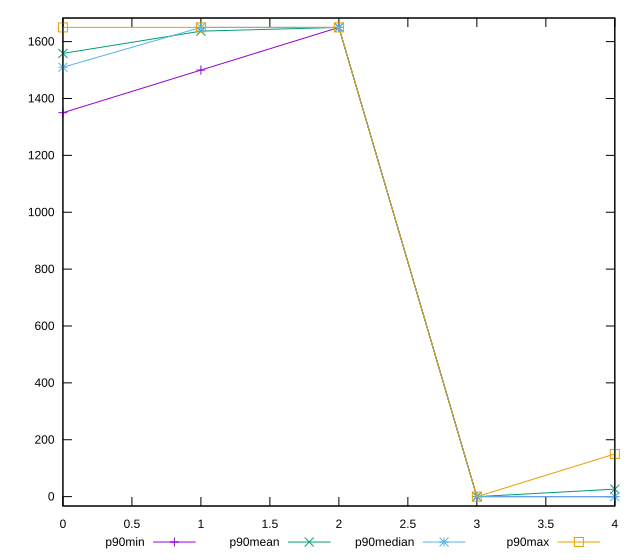

Generate this figure with gnuplot:
reset

$p90Min <<EOF
0 1350
1 1500
2 1650
3 0
4 0
EOF

$p90Mean <<EOF
0 1558.5714285714287
1 1636.8131868131868
2 1650
3 0
4 26.373626373626372
EOF

$p90Median <<EOF
0 1510
1 1650
2 1650
3 0
4 0
EOF

$p90Max <<EOF
0 1650
1 1650
2 1650
3 0
4 150
EOF

set key outside below
set xrange [0:4]
set yrange [-33:1683]
set trange [-33:1683]
set terminal svg size 640, 560 enhanced background rgb 'white'
set output "report_00009_2021-02-08T22-37-41.559Z/uses-webp-images/progression/value.svg"

plot $p90Min title "p90min" with linespoints, \
     $p90Mean title "p90mean" with linespoints, \
     $p90Median title "p90median" with linespoints, \
     $p90Max title "p90max" with linespoints

reset
